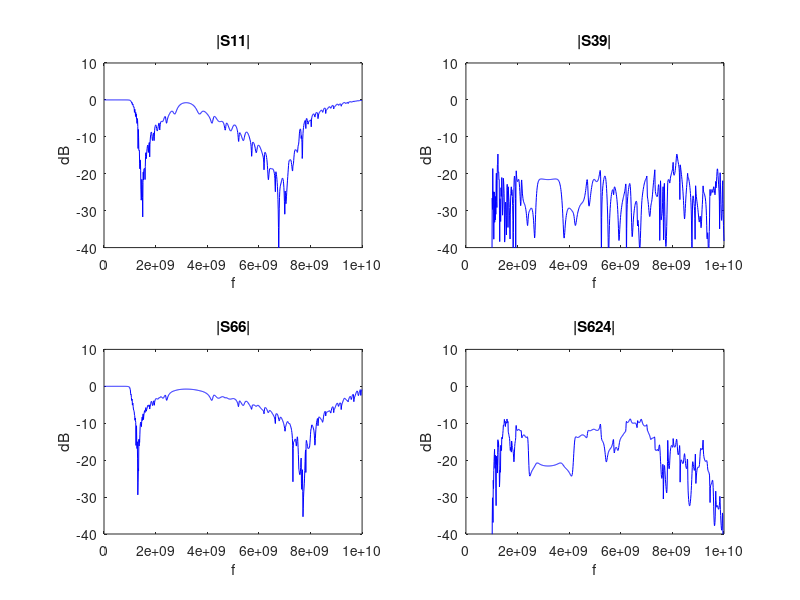

This figure's MATLAB source:
%% 验证TMM的可行性

%初始化
clear
clc
close all

%电路参数
LR = 2.5 * 1e-9; %右手单位长度电感
CR = 1e-12; %右手单位长度电感
LL = 2.5 * 1e-9; %右手单位长度电感
CL = 1e-12; %右手单位长度电感
Zth = 50;

%扫频范围
fMax = 1e10;
f = 0:fMax / 1000:fMax;
Omega = 2 * pi * fMax;
omega = 0:Omega / 1000:Omega;

Z = 1i * omega * LR + 1 ./ (1i * omega * CL);
Y = 1i * omega * CR + 1 ./ (1i * omega * LL);

Zc = sqrt(Z ./ Y);
omega0 = (LR * CR * LL * CL) ^ (-1/4);

N = 12; %层数

%传输矩阵
T = zeros(2 * N, 2 * N, length(omega));
Th = zeros(2 * N, 2 * N, length(omega));
Tv = zeros(2 * N, 2 * N, length(omega));
Ttol = zeros(2 * N, 2 * N, length(omega));
X = zeros(N, N, length(omega));

%填充传输矩阵
for i = 1:length(omega)
    Th(:, :, i) = [eye(N), Z(i) / 2 * eye(N);
                   zeros(N), eye(N)];
    Ya = Y(i) + 1 / Z(i);
    Yb = -1 / Z(i);
    Yc = Y(i) + 2 / Z(i);

    for k = 1:N

        for j = 1:N

            if k == j
                %主对角线
                if k == 1 || k == N
                    X(k, j, i) = Ya;
                else
                    X(k, j, i) = Yc;
                end

            end

            if abs(k - j) == 1
                X(k, j, i) = Yb;
            end

        end

    end

    Tv(:, :, i) = [
                   eye(N), zeros(N);
                   X(:, :, i), eye(N)
                   ];
    T(:, :, i) = Th(:, :, i) * Tv(:, :, i) * Th(:, :, i);
    Ttol(:, :, i) = T(:, :, i) ^ N;
end

Atol = Ttol(1:N, 1:N, :);
Btol = Ttol(1:N, N + 1:2 * N, :);
Ctol = Ttol(N + 1:2 * N, 1:N, :);
Dtol = Ttol(N + 1:2 * N, N + 1:2 * N, :);

%Z矩阵
Ztol = zeros(2 * N, 2 * N, length(omega));
Stol = zeros(2 * N, 2 * N, length(omega));

for i = 1:length(omega)
    Ztol(:, :, i) = [Atol(:, :, i) * Ctol(:, :, i) ^ -1, Ctol(:, :, i) ^ -1;
                     Ctol(:, :, i) ^ -1, Dtol(:, :, i) * Ctol(:, :, i) ^ -1];
    Stol(:, :, i) = (Ztol(:, :, i) / Zc(i) + eye(2 * N)) * (Ztol(:, :, i) / Zc(i) - eye(2 * N)) ^ -1;
end

%% fig4.11
h1 = figure;
S11 = squeeze(Stol(1, 1, :));
S11_dB = 20 * log10(abs(S11));
S39 = squeeze(Stol(3, 9, :));
S39_dB = 20 * log10(abs(S39));
S66 = squeeze(Stol(6, 6, :));
S66_dB = 20 * log10(abs(S66));
S624 = squeeze(Stol(6, 24, :));
S624_dB = 20 * log10(abs(S624));

subplot(2, 2, 1)
plot(f, S11_dB, '-', 'Color', 'b')
ylim([-40 10])
xlabel('f')
ylabel('dB')
title('|S11|')
subplot(2, 2, 2)
plot(f, S39_dB, '-', 'Color', 'b')
ylim([-40 10])
xlabel('f')
ylabel('dB')
title('|S39|')
subplot(2, 2, 3)
plot(f, S66_dB, '-', 'Color', 'b')
ylim([-40 10])
xlabel('f')
ylabel('dB')
title('|S66|')
subplot(2, 2, 4)
plot(f, S624_dB, '-', 'Color', 'b')
ylim([-40 10])
xlabel('f')
ylabel('dB')
title('|S624|')
